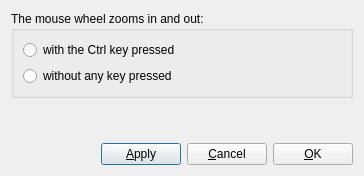
<?xml version="1.0" encoding="UTF-8"?>
<ui version="4.0">
 <class>Preferences</class>
 <widget class="QDialog" name="Preferences">
  <property name="geometry">
   <rect>
    <x>0</x>
    <y>0</y>
    <width>364</width>
    <height>176</height>
   </rect>
  </property>
  <property name="windowTitle">
   <string>Dialog</string>
  </property>
  <layout class="QVBoxLayout" name="verticalLayout">
   <item>
    <widget class="QGroupBox" name="wheelOptions">
     <property name="title">
      <string>The mouse wheel zooms in and out:</string>
     </property>
     <layout class="QVBoxLayout" name="verticalLayout_2">
      <item>
       <widget class="QRadioButton" name="withCtrlOption">
        <property name="text">
         <string>with the Ctrl key pressed</string>
        </property>
       </widget>
      </item>
      <item>
       <widget class="QRadioButton" name="withNoKeyOption">
        <property name="text">
         <string>without any key pressed</string>
        </property>
       </widget>
      </item>
     </layout>
    </widget>
   </item>
   <item>
    <spacer name="verticalSpacer">
     <property name="orientation">
      <enum>Qt::Vertical</enum>
     </property>
     <property name="sizeHint" stdset="0">
      <size>
       <width>20</width>
       <height>40</height>
      </size>
     </property>
    </spacer>
   </item>
   <item>
    <layout class="QHBoxLayout" name="horizontalLayout">
     <item>
      <spacer name="horizontalSpacer">
       <property name="orientation">
        <enum>Qt::Horizontal</enum>
       </property>
       <property name="sizeHint" stdset="0">
        <size>
         <width>40</width>
         <height>20</height>
        </size>
       </property>
      </spacer>
     </item>
     <item>
      <widget class="QPushButton" name="applyButton">
       <property name="text">
        <string>&amp;Apply</string>
       </property>
      </widget>
     </item>
     <item>
      <widget class="QPushButton" name="cancelButton">
       <property name="text">
        <string>&amp;Cancel</string>
       </property>
      </widget>
     </item>
     <item>
      <widget class="QPushButton" name="okButton">
       <property name="text">
        <string>&amp;OK</string>
       </property>
       <property name="flat">
        <bool>false</bool>
       </property>
      </widget>
     </item>
    </layout>
   </item>
  </layout>
 </widget>
 <resources/>
 <connections>
  <connection>
   <sender>cancelButton</sender>
   <signal>clicked()</signal>
   <receiver>Preferences</receiver>
   <slot>close()</slot>
   <hints>
    <hint type="sourcelabel">
     <x>220</x>
     <y>151</y>
    </hint>
    <hint type="destinationlabel">
     <x>181</x>
     <y>87</y>
    </hint>
   </hints>
  </connection>
 </connections>
</ui>
